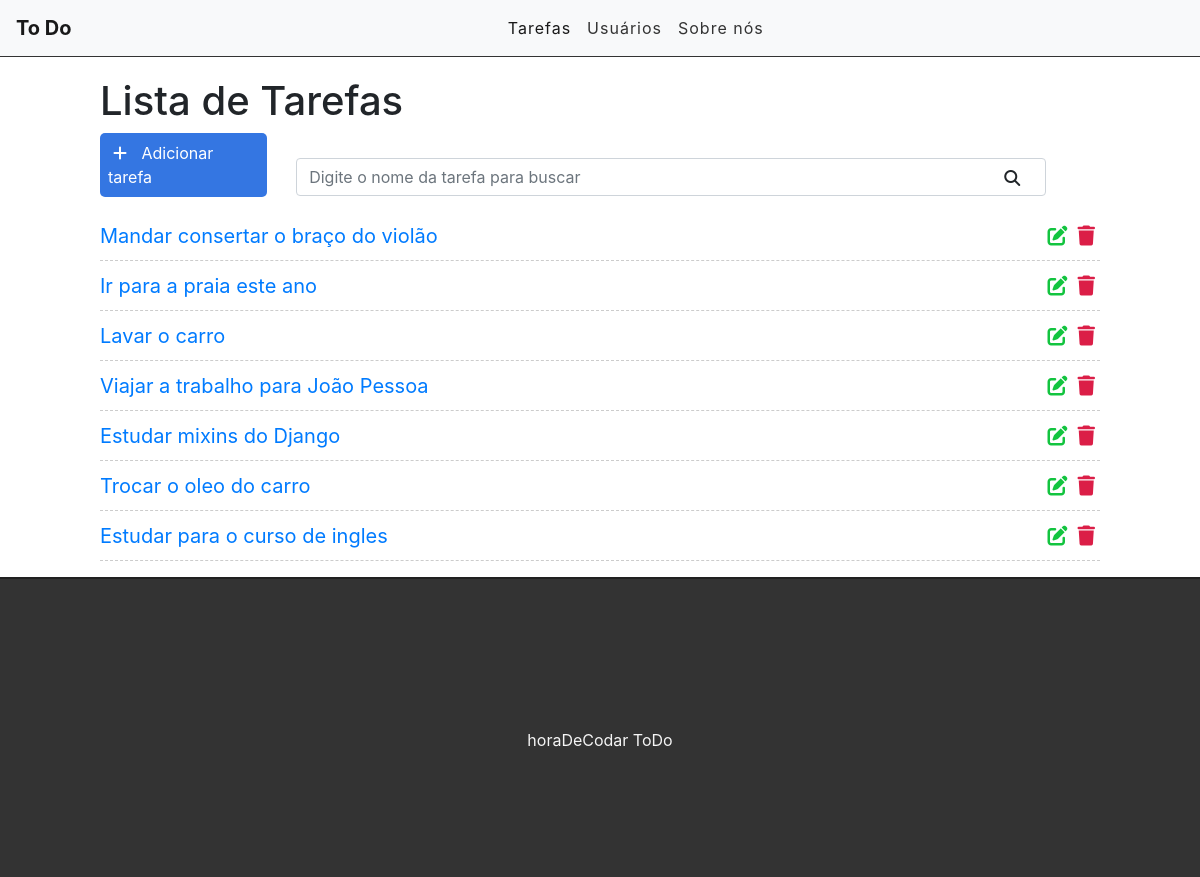
The page / on the database its author committed.
### tasks/models.py (models this page shows, shortened)
class Task(models.Model):
    STATUS = (
        ('doing','Doing'),
        ('done', 'Done'),
    )
    title = models.CharField(max_length=255)
    description = models.TextField()
    done = models.CharField(
        max_length=5,
        choices=STATUS,
    )
    created_at = models.DateTimeField(auto_now_add=True)
    updated_at = models.DateTimeField(auto_now=True)

### tasks/views.py (the view)
# urls.py: path('', views.taskList, name='task-list'),
def taskList(request):
    tasks = Task.objects.all().order_by('-created_at')
    return render(request, 'tasks/list.html', {'tasks': tasks})

### tasks/templates/tasks/list.html
{% extends 'base.html' %}
{% block content %}
<div class="offset-1 col-10 list-div">
    <h1>Lista de Tarefas</h1>
    <a id="add-link" href="newtask/">
        <div class="col-2 add-div">
            <i class="fa-solid fa-plus"></i> Adicionar tarefa
        </div>
    </a>
    <div class="col-9 search-div">
        <input class="form-control" type="text" id="search" name="search" placeholder="Digite o nome da tarefa para buscar">
        <i class="fa-solid fa-magnifying-glass"></i>
    </div>
    <ul class="task-list">
        {% for task in tasks %}
        <li class="task-item">
            <span><a href="/task/{{task.id}}">{{task.title}}</a></span>
            <a href="delete/{{task.id}}"><span><i class="fa-solid fa-trash"></i></span></a>
            <a href="edit/{{task.id}}"><span><i class="fa-solid fa-edit"></i></span></a>
        </li>
        {% endfor %}
    </ul>
</div>
{% endblock %}

### tasks/static/css/styles.css (style rules this page uses)
#add-link { text-decoration: none; }
.add-div { background-color: #3476e2; cursor: pointer; display: inline-block; color: #FFF; padding: 8px; border-radius: 5px; margin-right: 25px; }
.fa-solid.fa-plus { color: #FFF; margin-right: 10px; margin-left: 5px; }
.list-div { padding: 0; }
.task-list { padding-left: 0; }
.task-item { list-style: none; font-size: 20px; height: 50px; padding-top: 10px; border-bottom: 1px dashed #ccc; }
.fa-solid.fa-trash, .fa-solid.fa-edit { cursor: pointer; margin: 5px; font-size: 20px; float: right; }
.fa-solid.fa-trash { color: #db1e47; }
.fa-solid.fa-edit { color: #13c43f; }
.search-div { padding: 0px; margin-top: 15px; margin-bottom: 15px; display: inline-block; }
.fa-solid.fa-magnifying-glass { position: absolute; top: 12px; right: 26px; }

### rows shown on the page
Task: title "Mandar consertar o braço do violão"
Task: title "Ir para a praia este ano"
Task: title "Lavar o carro"
Task: title "Viajar a trabalho para João Pessoa"
Task: title "Estudar mixins do Django"
Task: title "Trocar o oleo do carro"
Task: title "Estudar para o curso de ingles"
